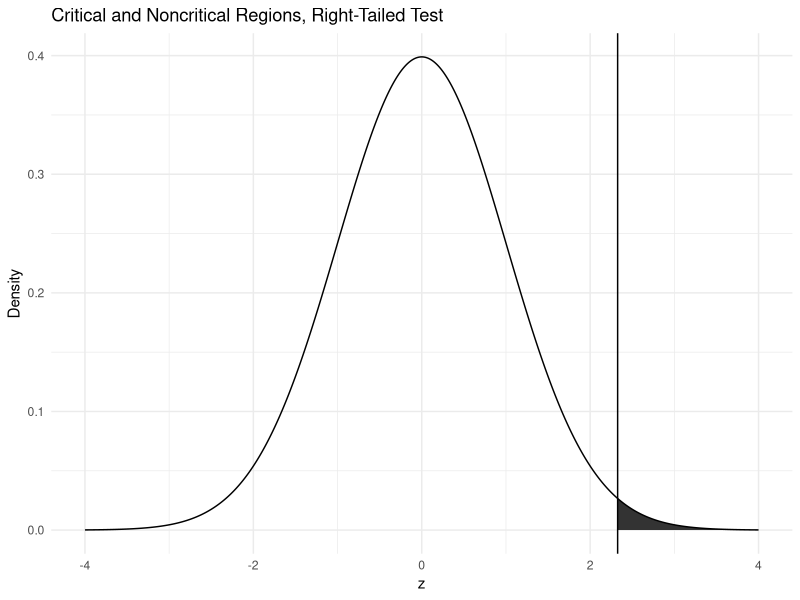
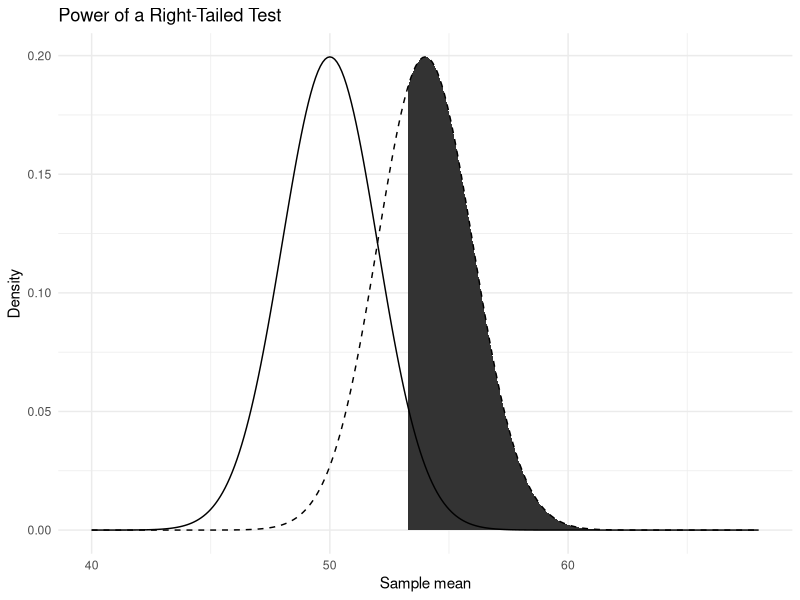

The R source for these figures, in order:
## ---- chunk 1
library(tidyverse)
theme_set(theme_minimal())
knitr::opts_chunk$set(echo = TRUE, warning = FALSE, message = FALSE)
## ---- chunk 2
qnorm(0.98)
qnorm(0.025)
qnorm(0.975)
qnorm(0.10)
## ---- chunk 3
cv <- qnorm(0.99)
x <- seq(-4, 4, by = 0.01)
curve <- data.frame(x, density = dnorm(x))

cv
## ---- chunk 4
ggplot(curve, aes(x, density)) +
  geom_area(data = filter(curve, x >= cv)) +
  geom_line() +
  geom_vline(xintercept = cv) +
  labs(title = "Critical and Noncritical Regions, Right-Tailed Test",
       x = "z", y = "Density")
## ---- chunk 5
(122.5 - 118) / (12 / sqrt(35))
qnorm(0.95)
## ---- chunk 6
delivery_hours <- c(46, 52, 44, 49, 41, 55,
                    50, 43, 48, 47, 39, 53,
                    45, 51, 42, 56, 38, 49,
                    72, 44, 47, 50, 46, 43,
                    26, 48, 52, 45, 49, 47,
                    80, 41, 44, 50, 30, 48)
x_bar <- mean(delivery_hours)

x_bar
(x_bar - 48) / (9 / sqrt(36))
qnorm(0.10)
## ---- chunk 7
(19.1 - 18) / (3.0 / sqrt(40))
qnorm(0.005)
qnorm(0.995)
## ---- chunk 8
z <- (902 - 860) / (118 / sqrt(36))

z
1 - pnorm(z)
## ---- chunk 9
z <- (12.6 - 12) / (1.9 / sqrt(32))

z
2 * (1 - pnorm(abs(z)))
## ---- chunk 10
qt(0.95, df = 19)
## ---- chunk 11
qt(0.01, df = 17)
## ---- chunk 12
qt(0.025, df = 23)
qt(0.975, df = 23)
## ---- chunk 13
qt(0.90, df = 12)
## ---- chunk 14
(5.3 - 4.5) / (1.1 / sqrt(12))
qt(0.975, df = 11)
## ---- chunk 15
days_to_payment <- c(24, 31, 19, 27, 22, 30, 18, 25, 21, 26)

mean(days_to_payment)
sd(days_to_payment)
t.test(days_to_payment, mu = 27, alternative = "less")$statistic
qt(0.10, df = 9)
## ---- chunk 16
1 - pt(2.462, df = 13)
## ---- chunk 17
2 * (1 - pt(2.575, df = 8))
## ---- chunk 18
t_stat <- (27.8 - 24) / (6.2 / sqrt(15))

t_stat
1 - pt(t_stat, df = 14)
## ---- chunk 19
p_hat <- 42 / 120

p_hat
(p_hat - 0.30) / sqrt(0.30 * 0.70 / 120)
qnorm(0.975)
## ---- chunk 20
p_hat <- 20 / 60

p_hat
(p_hat - 0.40) / sqrt(0.40 * 0.60 / 60)
qnorm(0.01)
## ---- chunk 21
p_hat <- 60 / 90

p_hat
(p_hat - 0.72) / sqrt(0.72 * 0.28 / 90)
qnorm(0.01)
## ---- chunk 22
p_hat <- 63 / 250
z     <- (p_hat - 0.20) / sqrt(0.20 * 0.80 / 250)

p_hat
z
1 - pnorm(z)
## ---- chunk 23
qchisq(0.95, df = 18)
## ---- chunk 24
qchisq(0.05, df = 14)
## ---- chunk 25
qchisq(0.05, df = 19)
qchisq(0.95, df = 19)
## ---- chunk 26
(12 - 1) * 27 / 36
qchisq(0.05, df = 11)
## ---- chunk 27
orders_per_hour <- c(38, 52, 45, 61, 40,
                     55, 33, 48, 57, 42,
                     36, 50, 65, 44, 39)

sd(orders_per_hour)
(15 - 1) * var(orders_per_hour) / 6^2
qchisq(0.90, df = 14)
## ---- chunk 28
(20 - 1) * 1.8^2 / 2.25
qchisq(0.025, df = 19)
qchisq(0.975, df = 19)
## ---- chunk 29
1 - pchisq(21.5, df = 10)
## ---- chunk 30
pchisq(5.892, df = 14)
## ---- chunk 31
chi_sq <- (25 - 1) * 7.0^2 / 9.5^2

chi_sq
2 * pchisq(chi_sq, df = 24)
## ---- chunk 32
(63.8 - 68) / (9.6 / sqrt(50))
qt(0.975, df = 49)
## ---- chunk 33
margin <- qt(0.975, df = 49) * 9.6 / sqrt(50)

63.8 - margin
63.8 + margin
## ---- chunk 34
margin <- qt(0.975, df = 9) * 2.8 / sqrt(10)

(118.6 - 120) / (2.8 / sqrt(10))
qt(0.975, df = 9)
118.6 - margin
118.6 + margin
## ---- chunk 35
se   <- 10 / sqrt(25)
cv   <- 50 + qnorm(0.95) * se
beta <- pnorm(cv, 54, se)

cv
beta
1 - beta

x <- seq(40, 68, by = 0.1)
curves <- data.frame(x, h0 = dnorm(x, 50, se), h1 = dnorm(x, 54, se))
## ---- chunk 36
ggplot(curves, aes(x)) +
  geom_area(data = filter(curves, x >= cv), aes(y = h1)) +
  geom_line(aes(y = h0)) +
  geom_line(aes(y = h1), linetype = "dashed") +
  labs(title = "Power of a Right-Tailed Test", x = "Sample mean", y = "Density")
